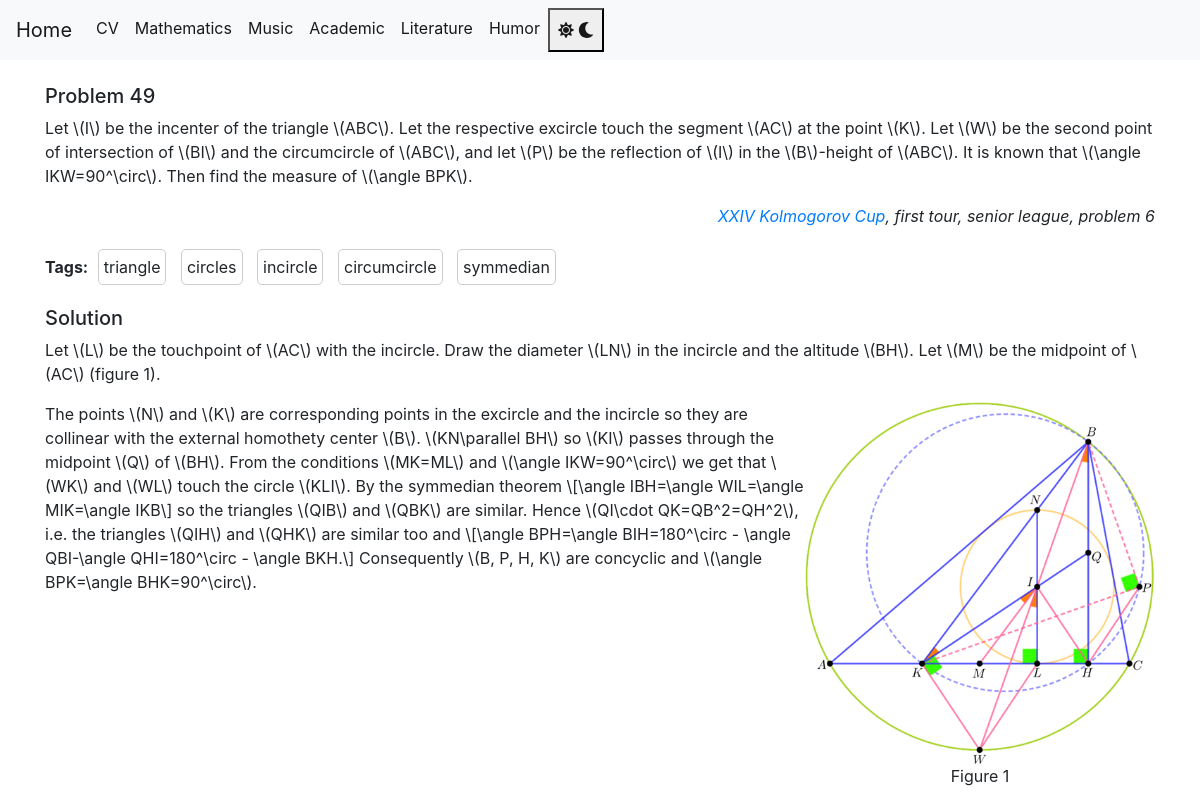
Screenshot of /mathematics/geometry/49 with the database file from the repository.
### tables this page shows
CREATE TABLE problems (
    category TEXT,
    id INTEGER,
    statement TEXT NOT NULL,
    solution TEXT NOT NULL,
    PRIMARY KEY (category, id)
);

CREATE TABLE problem_tags (
    problem_category TEXT REFERENCES problems(category),
    problem_id INTEGER REFERENCES problems(id),
    tag VARCHAR(255)
);

### main.py (the view)
@app.route('/mathematics/<category>/<int:id>')
def problem(category, id):
    problem = get_problem(category, id)
    tags = get_problem_tags(category, id)
    return render_template('problem.html', category=category, problem=problem, tags=tags)

### main.py (called while the page is built)
def get_db_connection():
    conn = sqlite3.connect('database.db')
    conn.row_factory = sqlite3.Row
    return conn

def get_problem(category, id):
    conn = get_db_connection()
    problem = conn.execute('SELECT * FROM problems WHERE category = ? AND id = ?',
                           (category, id)).fetchone()
    conn.close()
    if problem is None:
        abort(404)
    return problem

def get_problem_tags(category, id):
    conn = get_db_connection()
    tags = conn.execute('SELECT tag FROM problem_tags WHERE problem_category = ? and problem_id = ?',
                        (category, id)).fetchall()
    tags = [tag[0] for tag in tags]
    conn.close()
    if tags is None:
        abort(404)
    return tags

### templates/problem.html (shortened to what this page needs)
{% extends 'math_base.html' %}
{% block content %}
<br>
<h5>Problem {{ problem['id'] }}</h5>
{{ problem['statement'] | safe }}
<p>
    <b>Tags:</b> {% for tag in tags %}
    <span class="tag-frame">{{ tag }}</span>
    {% endfor %}
</p>
{{ problem['solution'] | safe }}
<br>
{% endblock %}

### static/css/style.css (style rules this page uses)
:root { --bg-color-light: #ffffff; --text-color-light: #000000; --selected-bg-light: #2fff00; --bg-color-dark: #1f1f1f; --text-color-dark: #ffffff; --border-color-dark: #ccc; --selected-bg-dark: #007f00; }
body { background-color: var(--bg-color-light); color: var(--text-color-light); }
.tag-frame, .humorist-frame, .censor-frame { border: 1px solid var(--border-color-dark); border-radius: 5px; padding: 5px; margin: 5px; display: inline-block; }

### rows the page displays
problems: id "49", statement "Let \\(I\\) be the incenter of the triangle \\(ABC\\). Let the respective excircle touch the segment \\(AC\\) at the point \\(K\\). Let \\(W\\) be the second point of intersection of \\(BI\\) and the circumcircle of \\(ABC\\), and let \\(P\\) be the reflection of \\(I\\) in the \\(B\\)-height of \\(ABC\\). It is known that \\(\\angle IKW=90^\\circ\\). Then find the measure of \\(\\angle BPK\\). XXIV Kolmogorov Cup , first tour, senior league, problem 6", solution "Solution Let \\(L\\) be the touchpoint of \\(AC\\) with the incircle. Draw the diameter \\(LN\\) in the incircle and the altitude \\(BH\\). Let \\(M\\) be the midpoint of \\(AC\\) (figure 1). Figure 1 The points \\(N\\) and \\(K\\) are corresponding points in the excircle and the incircle so they are collinear with the external homothety center \\(B\\). \\(KN\\parallel BH\\) so \\(KI\\) passes through the midpoint \\(Q\\) of \\(BH\\). From the conditions \\(MK=ML\\) and \\(\\angle IKW=90^\\circ\\) we get that \\(WK\\) and \\(WL\\) touch the circle \\(KLI\\). By the symmedian theorem \\[\\angle IBH=\\angle WIL=\\angle MIK=\\angle IKB\\] so the triangles \\(QIB\\) and \\(QBK\\) are similar. Hence \\(QI\\cdot QK=QB^2=QH^2\\), i.e. the triangles…", solution (picture)
problem_tags: tag "triangle"
problem_tags: tag "circles"
problem_tags: tag "incircle"
problem_tags: tag "circumcircle"
problem_tags: tag "symmedian"
